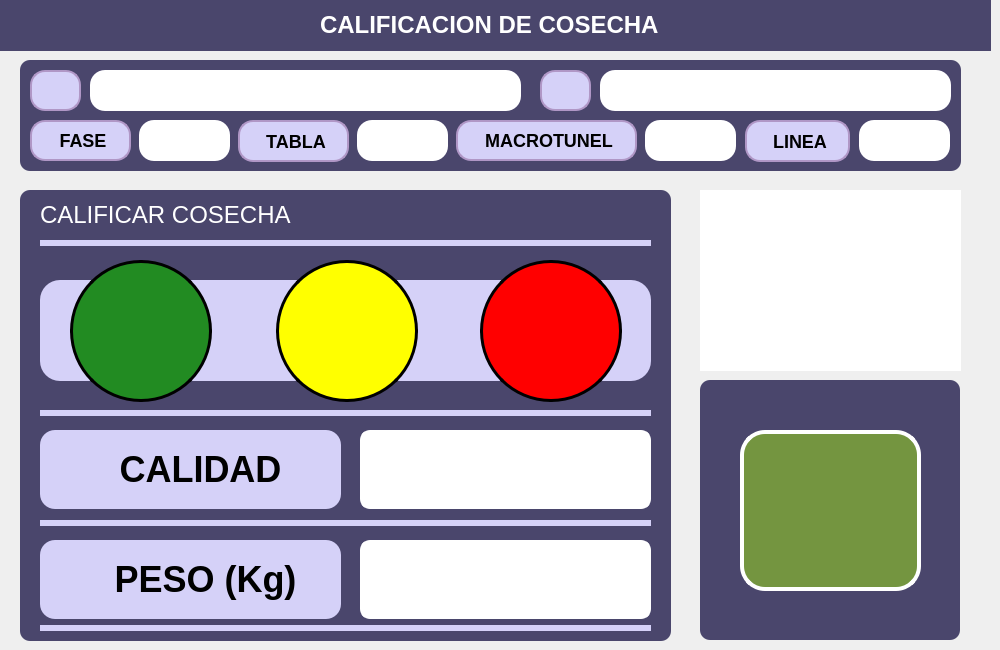
      <widget class="QWidget" name="page_CalificacionCosecha">
       <widget class="QWidget" name="widget_7" native="true">
        <property name="geometry">
         <rect>
          <x>0</x>
          <y>0</y>
          <width>991</width>
          <height>51</height>
         </rect>
        </property>
        <property name="styleSheet">
         <string notr="true">background-color: rgb(74, 70, 108);
border-top-left-radius: 0px;
border-top-right-radius: 0px;
border-bottom-left-radius: 0px;
border-bottom-right-radius: 0px;</string>
        </property>
        <widget class="QLabel" name="CalificacionCosecha_Lbl">
         <property name="geometry">
          <rect>
           <x>320</x>
           <y>10</y>
           <width>341</width>
           <height>31</height>
          </rect>
         </property>
         <property name="styleSheet">
          <string notr="true">background-color: rgb(74, 70, 108);
color: white;  
font-family: &quot;Segoe UI&quot;;
font-size: 28px;
font-weight: 650; 
qproperty-alignment: AlignCenter;



</string>
         </property>
         <property name="text">
          <string>&lt;html&gt;&lt;head/&gt;&lt;body&gt;&lt;p&gt;&lt;span style=&quot; font-size:18pt; color:#ffffff;&quot;&gt;CALIFICACION DE COSECHA&lt;/span&gt;&lt;/p&gt;&lt;/body&gt;&lt;/html&gt;</string>
         </property>
        </widget>
       </widget>
       <widget class="QWidget" name="widget_8" native="true">
        <property name="geometry">
         <rect>
          <x>20</x>
          <y>60</y>
          <width>941</width>
          <height>111</height>
         </rect>
        </property>
        <property name="styleSheet">
         <string notr="true">background-color: rgb(74, 70, 108);
border-radius: 10px; </string>
        </property>
        <widget class="QLabel" name="NombreCosechaText_Lbl">
         <property name="geometry">
          <rect>
           <x>70</x>
           <y>10</y>
           <width>431</width>
           <height>41</height>
          </rect>
         </property>
         <property name="sizePolicy">
          <sizepolicy hsizetype="Ignored" vsizetype="Ignored">
           <horstretch>0</horstretch>
           <verstretch>0</verstretch>
          </sizepolicy>
         </property>
         <property name="styleSheet">
          <string notr="true">QLabel {
    background-color: white;
    color: black;
    border-radius: 15px;
    padding: 10px;
	font-family: &quot;Segoe UI Semibold&quot;, &quot;Arial&quot;, sans-serif;
    font-size: 18px;
    font-weight: 660;
}
</string>
         </property>
         <property name="text">
          <string/>
         </property>
        </widget>
        <widget class="QPushButton" name="pushButton">
         <property name="geometry">
          <rect>
           <x>10</x>
           <y>10</y>
           <width>51</width>
           <height>41</height>
          </rect>
         </property>
         <property name="styleSheet">
          <string notr="true">
    background-color: rgb(213, 209, 248);
    color: black;
    border-radius: 15px;
    padding: 10px;
	font-family: &quot;Segoe UI Semibold&quot;, &quot;Arial&quot;, sans-serif;
    font-size: 18px;
    font-weight: 660;
border: 2px solid white;
        border-color: rgb(176, 151, 198);</string>
         </property>
         <property name="text">
          <string/>
         </property>
         <property name="icon">
          <iconset resource="../resources/resources.qrc">
           <normaloff>:/images/iconos/botones/userHatB.svg</normaloff>:/images/iconos/botones/userHatB.svg</iconset>
         </property>
         <property name="iconSize">
          <size>
           <width>42</width>
           <height>42</height>
          </size>
         </property>
        </widget>
        <widget class="QLabel" name="CuadrillaCosechaText_Lbl">
         <property name="geometry">
          <rect>
           <x>580</x>
           <y>10</y>
           <width>351</width>
           <height>41</height>
          </rect>
         </property>
         <property name="sizePolicy">
          <sizepolicy hsizetype="Ignored" vsizetype="Ignored">
           <horstretch>0</horstretch>
           <verstretch>0</verstretch>
          </sizepolicy>
         </property>
         <property name="styleSheet">
          <string notr="true">QLabel {
    background-color: white;
    color: black;
    border-radius: 15px;
    padding: 10px;
	font-family: &quot;Segoe UI Semibold&quot;, &quot;Arial&quot;, sans-serif;
    font-size: 18px;
    font-weight: 660;
}
</string>
         </property>
         <property name="text">
          <string/>
         </property>
        </widget>
        <widget class="QPushButton" name="pushButton_4">
         <property name="geometry">
          <rect>
           <x>520</x>
           <y>10</y>
           <width>51</width>
           <height>41</height>
          </rect>
         </property>
         <property name="styleSheet">
          <string notr="true">
    background-color: rgb(213, 209, 248);
    color: black;
    border-radius: 15px;
    padding: 10px;
	font-family: &quot;Segoe UI Semibold&quot;, &quot;Arial&quot;, sans-serif;
    font-size: 18px;
    font-weight: 660;
border: 2px solid white;
        border-color: rgb(176, 151, 198);</string>
         </property>
         <property name="text">
          <string/>
         </property>
         <property name="icon">
          <iconset resource="../resources/resources.qrc">
           <normaloff>:/images/iconos/etiquetas/pickup_truckB.svg</normaloff>:/images/iconos/etiquetas/pickup_truckB.svg</iconset>
         </property>
         <property name="iconSize">
          <size>
           <width>42</width>
           <height>42</height>
          </size>
         </property>
        </widget>
        <widget class="QLabel" name="TablaCosechaText_Lbl">
         <property name="geometry">
          <rect>
           <x>337</x>
           <y>60</y>
           <width>91</width>
           <height>41</height>
          </rect>
         </property>
         <property name="styleSheet">
          <string notr="true">QLabel {
    background-color: white;
    color: black;
    border-radius: 15px;
    padding: 10px;
	font-family: &quot;Segoe UI Semibold&quot;, &quot;Arial&quot;, sans-serif;
    font-size: 18px;
    font-weight: 660;
}
</string>
         </property>
         <property name="text">
          <string/>
         </property>
        </widget>
        <widget class="QToolButton" name="TablaDatosCosecha_Lbl_2">
         <property name="geometry">
          <rect>
           <x>218</x>
           <y>60</y>
           <width>111</width>
           <height>42</height>
          </rect>
         </property>
         <property name="layoutDirection">
          <enum>Qt::LeftToRight</enum>
         </property>
         <property name="styleSheet">
          <string notr="true">background-color: rgb(213, 209, 248);
color: black;
border-radius: 15px;
font-family: &quot;Segoe UI Semibold&quot;, &quot;Arial&quot;, sans-serif;
font-size: 18px;
font-weight: 660;
padding: 3px;
border: 2px solid white;
border-color: rgb(176, 151, 198);

</string>
         </property>
         <property name="text">
          <string> TABLA</string>
         </property>
         <property name="icon">
          <iconset resource="../resources/resources.qrc">
           <normaloff>:/images/iconos/etiquetas/tabla_greenhouse.svg</normaloff>:/images/iconos/etiquetas/tabla_greenhouse.svg</iconset>
         </property>
         <property name="iconSize">
          <size>
           <width>40</width>
           <height>40</height>
          </size>
         </property>
         <property name="toolButtonStyle">
          <enum>Qt::ToolButtonTextBesideIcon</enum>
         </property>
         <property name="autoRaise">
          <bool>false</bool>
         </property>
        </widget>
        <widget class="QLabel" name="MacrotunelCosechaText_Lbl">
         <property name="geometry">
          <rect>
           <x>625</x>
           <y>60</y>
           <width>91</width>
           <height>41</height>
          </rect>
         </property>
         <property name="styleSheet">
          <string notr="true">QLabel {
    background-color: white;
    color: black;
    border-radius: 15px;
    padding: 10px;
	font-family: &quot;Segoe UI Semibold&quot;, &quot;Arial&quot;, sans-serif;
    font-size: 18px;
    font-weight: 660;
}
</string>
         </property>
         <property name="text">
          <string/>
         </property>
        </widget>
        <widget class="QToolButton" name="MacrotunelDatosCosecha_Lbl_2">
         <property name="geometry">
          <rect>
           <x>436</x>
           <y>60</y>
           <width>181</width>
           <height>41</height>
          </rect>
         </property>
         <property name="styleSheet">
          <string notr="true">background-color: rgb(213, 209, 248);
color: black;
border-radius: 15px;
font-family: &quot;Segoe UI Semibold&quot;, &quot;Arial&quot;, sans-serif;
font-size: 18px;
font-weight: 660;
padding: 3px;
border: 2px solid white;
border-color: rgb(176, 151, 198);

</string>
         </property>
         <property name="text">
          <string> MACROTUNEL</string>
         </property>
         <property name="icon">
          <iconset resource="../resources/resources.qrc">
           <normaloff>:/images/iconos/etiquetas/macrotunel_svgB.svg</normaloff>:/images/iconos/etiquetas/macrotunel_svgB.svg</iconset>
         </property>
         <property name="iconSize">
          <size>
           <width>42</width>
           <height>42</height>
          </size>
         </property>
         <property name="toolButtonStyle">
          <enum>Qt::ToolButtonTextBesideIcon</enum>
         </property>
        </widget>
        <widget class="QToolButton" name="TablaDatosCosecha_Lbl_9">
         <property name="geometry">
          <rect>
           <x>725</x>
           <y>60</y>
           <width>105</width>
           <height>42</height>
          </rect>
         </property>
         <property name="layoutDirection">
          <enum>Qt::LeftToRight</enum>
         </property>
         <property name="styleSheet">
          <string notr="true">background-color: rgb(213, 209, 248);
color: black;
border-radius: 15px;
font-family: &quot;Segoe UI Semibold&quot;, &quot;Arial&quot;, sans-serif;
font-size: 18px;
font-weight: 660;
padding: 3px;
border: 2px solid white;
border-color: rgb(176, 151, 198);

</string>
         </property>
         <property name="text">
          <string> LINEA</string>
         </property>
         <property name="icon">
          <iconset resource="../resources/resources.qrc">
           <normaloff>:/images/iconos/botones/berries.png</normaloff>:/images/iconos/botones/berries.png</iconset>
         </property>
         <property name="iconSize">
          <size>
           <width>62</width>
           <height>62</height>
          </size>
         </property>
         <property name="toolButtonStyle">
          <enum>Qt::ToolButtonTextBesideIcon</enum>
         </property>
         <property name="autoRaise">
          <bool>false</bool>
         </property>
        </widget>
        <widget class="QLabel" name="FaseCosechaText_Lbl">
         <property name="geometry">
          <rect>
           <x>119</x>
           <y>60</y>
           <width>91</width>
           <height>41</height>
          </rect>
         </property>
         <property name="styleSheet">
          <string notr="true">QLabel {
    background-color: white;
    color: black;
    border-radius: 15px;
    padding: 10px;
	font-family: &quot;Segoe UI Semibold&quot;, &quot;Arial&quot;, sans-serif;
    font-size: 18px;
    font-weight: 660;
}
</string>
         </property>
         <property name="text">
          <string/>
         </property>
        </widget>
        <widget class="QLabel" name="LineaCosechaText_Lbl">
         <property name="geometry">
          <rect>
           <x>839</x>
           <y>60</y>
           <width>91</width>
           <height>41</height>
          </rect>
         </property>
         <property name="styleSheet">
          <string notr="true">QLabel {
    background-color: white;
    color: black;
    border-radius: 15px;
    padding: 10px;
	font-family: &quot;Segoe UI Semibold&quot;, &quot;Arial&quot;, sans-serif;
    font-size: 18px;
    font-weight: 660;
}
</string>
         </property>
         <property name="text">
          <string/>
         </property>
        </widget>
        <widget class="QToolButton" name="TablaDatosCosecha_Lbl_8">
         <property name="geometry">
          <rect>
           <x>10</x>
           <y>60</y>
           <width>101</width>
           <height>41</height>
          </rect>
         </property>
         <property name="layoutDirection">
          <enum>Qt::LeftToRight</enum>
         </property>
         <property name="styleSheet">
          <string notr="true">background-color: rgb(213, 209, 248);
color: black;
border-radius: 15px;
font-family: &quot;Segoe UI Semibold&quot;, &quot;Arial&quot;, sans-serif;
font-size: 18px;
font-weight: 660;
padding: 3px;
border: 2px solid white;
border-color: rgb(176, 151, 198);

</string>
         </property>
         <property name="text">
          <string> FASE</string>
         </property>
         <property name="icon">
          <iconset resource="../resources/resources.qrc">
           <normaloff>:/images/iconos/botones/fase_2.png</normaloff>:/images/iconos/botones/fase_2.png</iconset>
         </property>
         <property name="iconSize">
          <size>
           <width>62</width>
           <height>62</height>
          </size>
         </property>
         <property name="toolButtonStyle">
          <enum>Qt::ToolButtonTextBesideIcon</enum>
         </property>
         <property name="autoRaise">
          <bool>false</bool>
         </property>
        </widget>
       </widget>
       <widget class="QWidget" name="widget_9" native="true">
        <property name="geometry">
         <rect>
          <x>20</x>
          <y>190</y>
          <width>651</width>
          <height>451</height>
         </rect>
        </property>
        <property name="styleSheet">
         <string notr="true">background-color: rgb(74, 70, 108);
border-radius: 10px; </string>
        </property>
        <widget class="QLabel" name="label_9">
         <property name="geometry">
          <rect>
           <x>20</x>
           <y>50</y>
           <width>611</width>
           <height>6</height>
          </rect>
         </property>
         <property name="styleSheet">
          <string notr="true">QLabel {
       background-color: rgb(213, 209, 248);
       border-radius: 20px;
       padding: 10px; 
    }</string>
         </property>
         <property name="text">
          <string/>
         </property>
        </widget>
        <widget class="QLabel" name="label_10">
         <property name="geometry">
          <rect>
           <x>20</x>
           <y>435</y>
           <width>611</width>
           <height>6</height>
          </rect>
         </property>
         <property name="styleSheet">
          <string notr="true">background-color: rgb(213, 209, 248);</string>
         </property>
         <property name="text">
          <string/>
         </property>
        </widget>
        <widget class="QLabel" name="CalificacionCosecha_Lbl_2">
         <property name="geometry">
          <rect>
           <x>20</x>
           <y>10</y>
           <width>341</width>
           <height>31</height>
          </rect>
         </property>
         <property name="font">
          <font>
           <pointsize>48</pointsize>
          </font>
         </property>
         <property name="text">
          <string>&lt;html&gt;&lt;head/&gt;&lt;body&gt;&lt;p&gt;&lt;span style=&quot; font-size:18pt; color:#ffffff;&quot;&gt;CALIFICAR COSECHA&lt;/span&gt;&lt;/p&gt;&lt;/body&gt;&lt;/html&gt;</string>
         </property>
        </widget>
        <widget class="QLabel" name="label">
         <property name="geometry">
          <rect>
           <x>20</x>
           <y>90</y>
           <width>611</width>
           <height>101</height>
          </rect>
         </property>
         <property name="styleSheet">
          <string notr="true">
       background-color: rgb(213, 209, 248);
       border-radius: 20px;
       padding: 10px; 
</string>
         </property>
         <property name="text">
          <string/>
         </property>
        </widget>
        <widget class="QPushButton" name="MalaCalidad_Btn">
         <property name="geometry">
          <rect>
           <x>460</x>
           <y>70</y>
           <width>142</width>
           <height>142</height>
          </rect>
         </property>
         <property name="styleSheet">
          <string notr="true">QPushButton {
    background-color: red;
    border: 3px solid black;
    border-radius: 71px;
    width: 142px;
    height: 142px;
}

QPushButton:hover {
    background-color: #B22222;  /* Rojo fuego oscuro que resalta */
    border: 3px solid white;
}</string>
         </property>
         <property name="text">
          <string/>
         </property>
        </widget>
        <widget class="QPushButton" name="RegularCalidad_Btn">
         <property name="geometry">
          <rect>
           <x>256</x>
           <y>70</y>
           <width>142</width>
           <height>142</height>
          </rect>
         </property>
         <property name="styleSheet">
          <string notr="true">QPushButton {
    background-color: yellow;
    border: 3px solid black;
    border-radius: 71px;  /* 142px / 2 = 71px */
    width: 142px;
    height: 142px;
}

/*
QPushButton:hover {
    background-color: #ffff66;  
    border: 3px solid white;
}*/

QPushButton:hover {
    background-color: #DAA520;  /* Dorado oscuro que contrasta bien */
    border: 3px solid white;
}</string>
         </property>
         <property name="text">
          <string/>
         </property>
        </widget>
        <widget class="QPushButton" name="BuenaCalidad_Btn">
         <property name="geometry">
          <rect>
           <x>50</x>
           <y>70</y>
           <width>142</width>
           <height>142</height>
          </rect>
         </property>
         <property name="styleSheet">
          <string notr="true">QPushButton {
    background-color: #228B22;
    border: 3px solid black;
    border-radius: 71px;  /* 142px / 2 = 71px */
    width: 142px;
    height: 142px;
}
/*
QPushButton:hover {
    background-color: #28a745;  
    border: 3px solid white;
}*/

QPushButton:hover {
    background-color: green;  /* Verde intenso pero sobrio */
    border: 3px solid white;
}
</string>
         </property>
         <property name="text">
          <string/>
         </property>
        </widget>
        <widget class="QLabel" name="label_11">
         <property name="geometry">
          <rect>
           <x>20</x>
           <y>220</y>
           <width>611</width>
           <height>6</height>
          </rect>
         </property>
         <property name="styleSheet">
          <string notr="true">QLabel {
       background-color: rgb(213, 209, 248);
       border-radius: 20px;
       padding: 10px; 
    }</string>
         </property>
         <property name="text">
          <string/>
         </property>
        </widget>
        <widget class="QLabel" name="label_12">
         <property name="geometry">
          <rect>
           <x>20</x>
           <y>330</y>
           <width>611</width>
           <height>6</height>
          </rect>
         </property>
         <property name="styleSheet">
          <string notr="true">background-color: rgb(213, 209, 248);</string>
         </property>
         <property name="text">
          <string/>
         </property>
        </widget>
        <widget class="QLabel" name="PesoCosechaText_Lbl">
         <property name="geometry">
          <rect>
           <x>340</x>
           <y>350</y>
           <width>291</width>
           <height>79</height>
          </rect>
         </property>
         <property name="styleSheet">
          <string notr="true">QLabel {
    background-color: white;
    color: black;
    border-radius: 10px;
    padding: 10px;
    border: 4px solid white;
    font-family: &quot;Segoe UI Semibold&quot;, &quot;Arial&quot;, sans-serif;
    font-size: 36px;
    font-weight: 600;
}</string>
         </property>
         <property name="text">
          <string/>
         </property>
        </widget>
        <widget class="QToolButton" name="PesoCosecha_Lbl">
         <property name="geometry">
          <rect>
           <x>20</x>
           <y>350</y>
           <width>301</width>
           <height>79</height>
          </rect>
         </property>
         <property name="styleSheet">
          <string notr="true">  background-color: rgb(213, 209, 248);
    color: black;
    border-radius: 15px;
    padding: 10px;
	font-family: &quot;Segoe UI Semibold&quot;, &quot;Arial&quot;, sans-serif;
    font-size: 36px;
    font-weight: 660;</string>
         </property>
         <property name="text">
          <string>   PESO (Kg)</string>
         </property>
         <property name="icon">
          <iconset resource="../resources/resources.qrc">
           <normaloff>:/images/iconos/etiquetas/bascula3.svg</normaloff>:/images/iconos/etiquetas/bascula3.svg</iconset>
         </property>
         <property name="iconSize">
          <size>
           <width>72</width>
           <height>72</height>
          </size>
         </property>
         <property name="toolButtonStyle">
          <enum>Qt::ToolButtonTextBesideIcon</enum>
         </property>
        </widget>
        <widget class="QToolButton" name="CalidadCosecha_Lbl">
         <property name="geometry">
          <rect>
           <x>20</x>
           <y>240</y>
           <width>301</width>
           <height>79</height>
          </rect>
         </property>
         <property name="styleSheet">
          <string notr="true">  background-color: rgb(213, 209, 248);
    color: black;
    border-radius: 15px;
    padding: 10px;
	font-family: &quot;Segoe UI Semibold&quot;, &quot;Arial&quot;, sans-serif;
    font-size: 36px;
    font-weight: 660;</string>
         </property>
         <property name="text">
          <string>  CALIDAD</string>
         </property>
         <property name="icon">
          <iconset resource="../resources/resources.qrc">
           <normaloff>:/images/iconos/etiquetas/calificacion2.svg</normaloff>:/images/iconos/etiquetas/calificacion2.svg</iconset>
         </property>
         <property name="iconSize">
          <size>
           <width>82</width>
           <height>72</height>
          </size>
         </property>
         <property name="toolButtonStyle">
          <enum>Qt::ToolButtonTextBesideIcon</enum>
         </property>
        </widget>
        <widget class="QLabel" name="CalidadCosechaText_Lbl">
         <property name="geometry">
          <rect>
           <x>340</x>
           <y>240</y>
           <width>291</width>
           <height>79</height>
          </rect>
         </property>
         <property name="styleSheet">
          <string notr="true">QLabel {
    background-color: white;
    color: black;
    border-radius: 10px;
    padding: 10px;
    border: 4px solid white;
    font-family: &quot;Segoe UI Semibold&quot;, &quot;Arial&quot;, sans-serif;
    font-size: 36px;
    font-weight: 600;
}</string>
         </property>
         <property name="text">
          <string/>
         </property>
        </widget>
       </widget>
       <widget class="QWidget" name="widget_10" native="true">
        <property name="geometry">
         <rect>
          <x>700</x>
          <y>380</y>
          <width>260</width>
          <height>260</height>
         </rect>
        </property>
        <property name="styleSheet">
         <string notr="true">background-color: rgb(74, 70, 108);
border-radius: 10px; </string>
        </property>
        <widget class="QPushButton" name="ConfirmarCalificacion_Btn">
         <property name="geometry">
          <rect>
           <x>40</x>
           <y>50</y>
           <width>181</width>
           <height>161</height>
          </rect>
         </property>
         <property name="font">
          <font>
           <family>Segoe UI</family>
           <pointsize>16</pointsize>
           <weight>75</weight>
           <italic>false</italic>
           <bold>true</bold>
          </font>
         </property>
         <property name="styleSheet">
          <string notr="true">QPushButton {

        background-color: #749540;
		color: white;
        border-radius: 25px; 
        padding: 10px; 
		border: 4px solid white;
       width: 142px;
       height: 142px;
    }


</string>
         </property>
         <property name="text">
          <string/>
         </property>
         <property name="icon">
          <iconset resource="../resources/resources.qrc">
           <normaloff>:/images/iconos/botones/check_svg2.svg</normaloff>:/images/iconos/botones/check_svg2.svg</iconset>
         </property>
         <property name="iconSize">
          <size>
           <width>142</width>
           <height>142</height>
          </size>
         </property>
        </widget>
       </widget>
       <widget class="QLabel" name="FotoCosechaCalificada_Lbl">
        <property name="geometry">
         <rect>
          <x>700</x>
          <y>190</y>
          <width>261</width>
          <height>181</height>
         </rect>
        </property>
        <property name="styleSheet">
         <string notr="true">background-color: rgb(255, 255, 255);</string>
        </property>
        <property name="text">
         <string/>
        </property>
       </widget>
      </widget>
